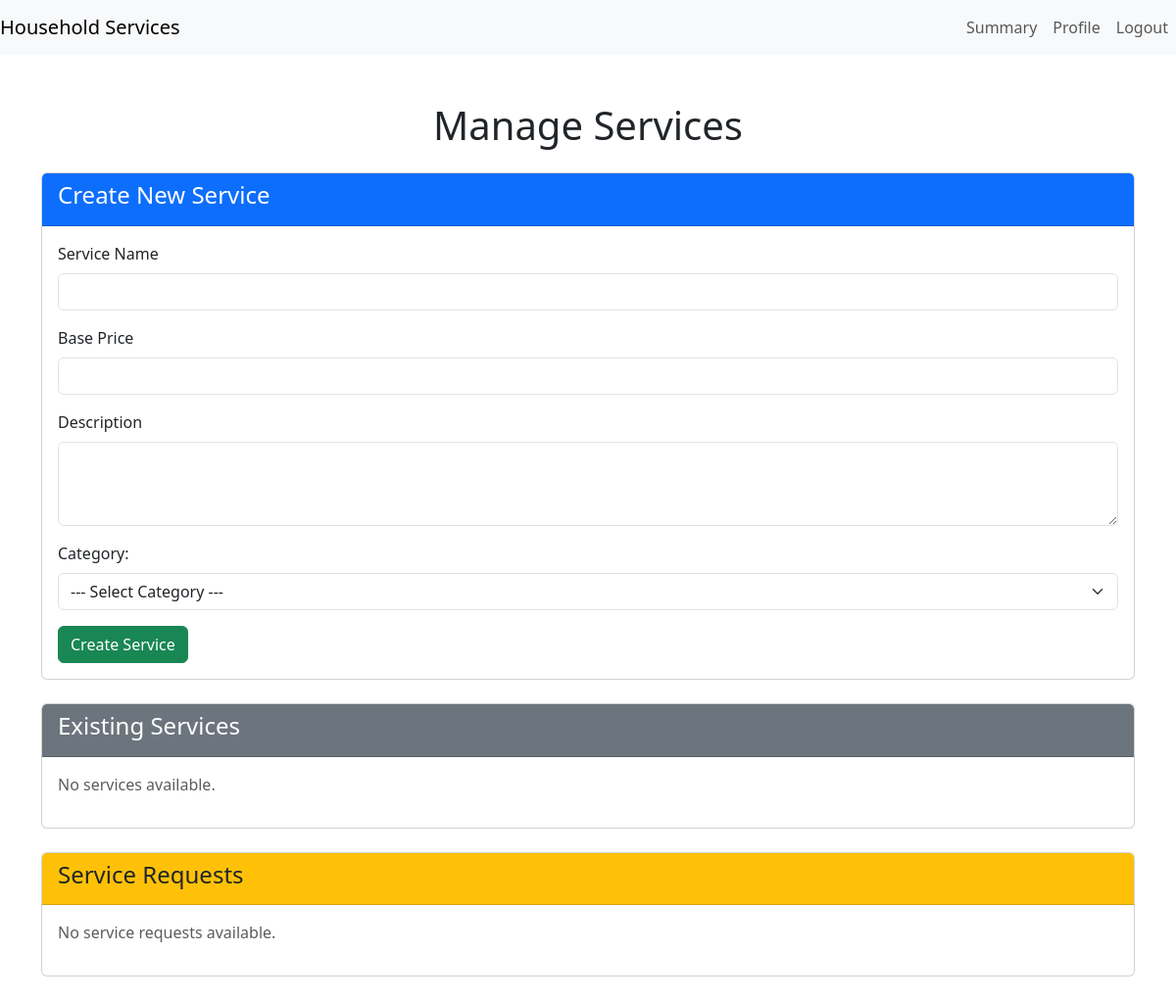
Page /admin/services (signed in) on the earlier database version.
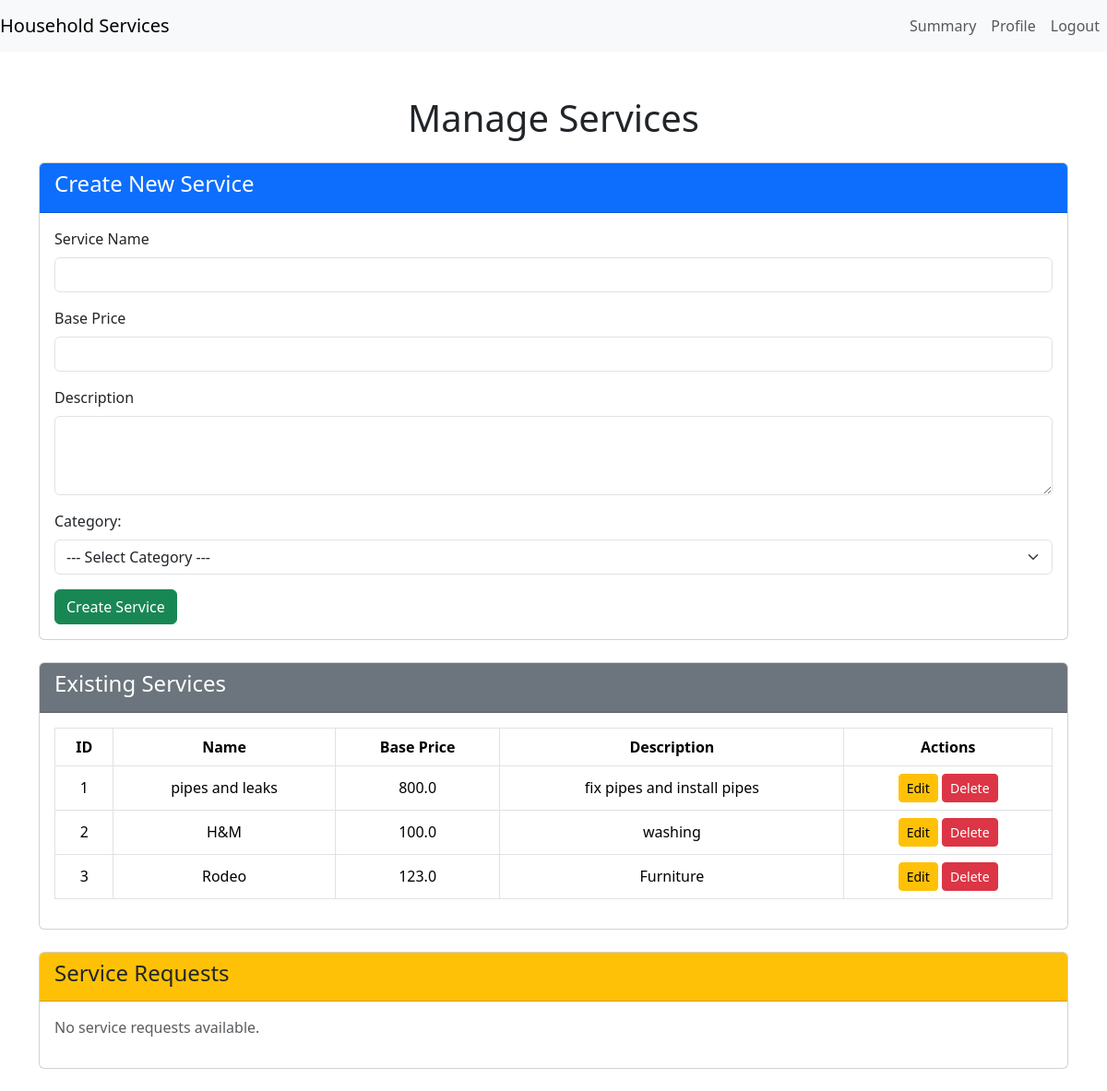
Same page on the later database version.
### models.py (models this page shows)
class Service(db.Model):
    id = db.Column(db.Integer, primary_key=True)
    base_price = db.Column(db.Float, nullable=False)
    name = db.Column(db.String(64), nullable=False)
    description = db.Column(db.String(32), nullable=False)
    time_required = db.Column(db.String(32), nullable=True)
    category_id = db.Column(db.Integer, db.ForeignKey('category.id'), nullable=True)
    category = db.relationship('Category', backref='services')
    ratings = db.Column(db.Integer, nullable=True)

### routes.py (the view, shortened to what this page needs)
@app.route('/admin/services', methods=['GET', 'POST'])
@auth_required
def AdminServices():
    user = Customer.query.get(session['user_id'])
    services = Service.query.all()
    professionals = Professional.query.filter_by(status='pending').all()
    categories = Category.query.all()
    print(f"Professionals: {professionals}")
    return render_template('adminServiceHandling.html',services = services,user = user, professionals=professionals , categories=categories)

### routes.py (called while the page is built)
def auth_required(fnc):
    @wraps(fnc)  # Preserve the original function's metadata
    def inner(*args, **kwargs):
        if 'user_id' in session:
            return fnc(*args, **kwargs)
        if request.endpoint == 'Login' or request.endpoint == 'Register':
            return fnc(*args, **kwargs)
        flash('Please login to continue', 'warning')
        return redirect(url_for('Login'))
    return inner

### templates/adminServiceHandling.html (shortened to what this page needs)
{% extends 'layout.html' %}
{% block content %}
<div class="container mt-5">
    <h1 class="text-center mb-4">Manage Services</h1>
    <div class="card mb-4">
        <div class="card-header bg-primary text-white">
            <h4>Create New Service</h4>
        </div>
        <div class="card-body">
            <form method="POST" action="{{ url_for('AdminServices') }}">
                <div class="mb-3">
                    <label for="name" class="form-label">Service Name</label>
                    <input type="text" class="form-control" id="name" name="name" required>
                </div>
                <div class="mb-3">
                    <label for="base_price" class="form-label">Base Price</label>
                    <input type="number" step="0.01" class="form-control" id="base_price" name="base_price" required>
                </div>
                <div class="mb-3">
                    <label for="description" class="form-label">Description</label>
                    <textarea class="form-control" id="description" name="description" rows="3" required></textarea>
                </div>
                <div class="mb-3">
                    <label for="category_id" class="form-label">Category: </label>
                    <select id="category_id" name="category_id" class="form-select" required>
                        <option value="">--- Select Category ---</option>
                    </select>
                </div>
                <button type="submit" class="btn btn-success">Create Service</button>
            </form>
        </div>
    </div>
<div class="card mb-4">
    <div class="card-header bg-secondary text-white">
        <h4>Existing Services</h4>
    </div>
    <div class="card-body">
        {% if services %}
        <table class="table table-bordered">
            <thead>
                <tr>
                    <th>ID</th>
                    <th>Name</th>
                    <th>Base Price</th>
                    <th>Description</th>
                    <th>Actions</th>
                </tr>
            </thead>
            <tbody>
                {% for service in services %}
                <tr>
                    <td>{{ service.id }}</td>
                    <td>{{ service.name }}</td>
                    <td>{{ service.base_price }}</td>
                    <td>{{ service.description }}</td>
                    <td>
                        <a href="{{ url_for('edit_service', service_id=service.id) }}" class="btn btn-warning btn-sm">Edit</a>
                        <form method="POST" action="{{ url_for('delete_service', service_id=service.id) }}" style="display:inline;">
                            <button type="submit" class="btn btn-danger btn-sm" onclick="return confirm('Are you sure you want to delete this service?')">Delete</button>
                        </form>
                    </td>
                </tr>
                {% endfor %}
            </tbody>
        </table>
        {% else %}
        <p class="text-muted">No services available.</p>
        {% endif %}
    </div>
</div>
    <div class="card mb-4">
        <div class="card-header bg-warning text-dark">
            <h4>Service Requests</h4>
        </div>
        <div class="card-body">
            {% if service_requests %}
            <table class="table table-bordered">
                <thead>
                    <tr>
                        <th>ID</th>
                        <th>Customer Name</th>
                        <th>Service Type</th>
                        <th>Requested Date</th>
                        <th>Status</th>
                        <th>Assigned Professional</th>
                    </tr>
                </thead>
                <tbody>
                    {% for request in service_requests %}
                    <tr>
                        <td>{{ request.id }}</td>
                        <td>{{ request.customer.name }}</td>
                        <td>{{ request.service_type }}</td>
                        <td>{{ request.requested_date }}</td>
                        <td>{{ request.status }}</td>
                        <td>
                            {% if request.professional %}
                            {{ request.professional.name }}
                            {% else %}
                            <em>Not Assigned</em>
                            {% endif %}
                        </td>
                    </tr>
                    {% endfor %}
                </tbody>
            </table>
            {% else %}
            <p class="text-muted">No service requests available.</p>
            {% endif %}
        </div>
    </div>
{% endblock %}

### templates/layout.html (shortened to what this page needs)
<!DOCTYPE html>
<html lang="en">
<head>
    <link href="https://cdn.jsdelivr.net/npm/bootstrap@5.3.3/dist/css/bootstrap.min.css" rel="stylesheet"
>
</head>
<body>
    {% include 'navB.html' %}
    {% block content %}
    {% endblock %}
</body>
</html>

### templates/NavB.html (shortened to what this page needs)
<nav class="navbar navbar-expand-lg navbar-light bg-light">
    <a class="navbar-brand" href="{{ url_for('home') }}">Household Services</a>
    <div class="collapse navbar-collapse" id="navbarNav">
        <ul class="navbar-nav ms-auto">
            {% if user %}
    {% if user.admin %}
        <li class="nav-item">
            <a class="nav-link" href="{{ url_for('summary') }}">Summary</a>
        </li>
        <li class="nav-item">
            <a class="nav-link" href="{{ url_for('profile') }}">Profile</a>
        </li>
        <li class="nav-item">
            <a class="nav-link" href="{{ url_for('Logout') }}">Logout</a>
        </li>
    {% endif %}
{% endif %}
        </ul>
    </div>
</nav>

### templates/adminServiceHandling.html (style rules this page uses)
.card-header { font-weight: bold; }
.table th, .table td { text-align: center; vertical-align: middle; }

Differences in the rows shown:
added Service: id "1", name "pipes and leaks", base_price "800.0", description "fix pipes and install pipes"
added Service: id "2", name "H&M", base_price "100.0", description "washing"
added Service: id "3", name "Rodeo", base_price "123.0", description "Furniture"
Other differences:
text no longer shown: "No services available."
text now shown: "ID Name Base Price Description Actions"
